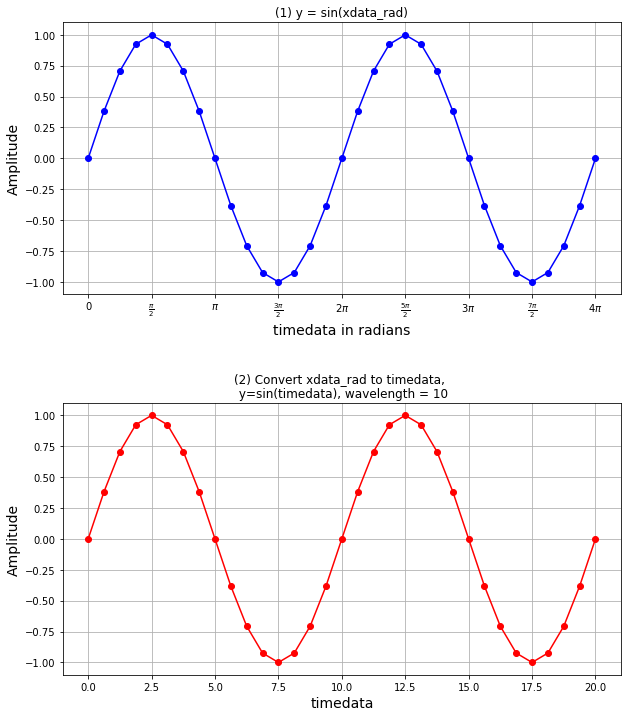

This chart was generated by the following Python code:
# Instructions
# 1)-1 Generate data array xdata_rad= from 0 to 4*pi, pi/8 step. Assume unit of this axis is radian
# 1)-2 plot ydata=sin(xdata_rad) as a function of xdata_rad.

# 2)-1 Convert radians to time. Assume you have 2*pi (1 cycle) in 10 second, that means frequency is 0.1(Hz),
# 2)-2 plot ydata as a function of time

# 3) Set axes labels, ticks accordingly (refer attached pdf file)
# 4) Save figure as 'Task03-5_time_to_rad_sinewave_Yourname.pdf'
# 5) Submit both your source code and figure pdf file

#%%
import numpy as np
import matplotlib.pyplot as plt

xdata_rad = np.arange(0, 4*np.pi + 0.1, np.pi/8)
xdata_time = xdata_rad * 5/np.pi
ydata_amp = np.sin(xdata_rad)

# ticks用配列
xticks_rad = np.arange(0, 4*np.pi + 0.1, np.pi/2)   # pi/2の幅の目盛り(1)
xticks_tex = ['0', '$\\frac{\pi}{2}$', '$\pi$', '$\\frac{3\pi}{2}$', '$2\pi$', '$\\frac{5\pi}{2}$', '$3\pi$', '$\\frac{7\pi}{2}$', '$4\pi$']    #(1)
xticks_time = np.arange(0, 21, 2.5)
yticks = np.arange(-1.00, 1.01, 0.25)

fig = plt.figure(figsize=(10, 12))
plt.subplots_adjust(wspace=0.2, hspace=0.4)

ax1 = plt.subplot(2,1,1)
ax1.set_title('(1) y = sin(xdata_rad)')
ax1.set_xlabel('timedata in radians', fontsize = 14)
ax1.set_ylabel('Amplitude', fontsize = 14)
ax1.set_xticks(xticks_rad, xticks_tex)
ax1.set_yticks(yticks)
ax1.grid()
ax1.plot(xdata_rad, ydata_amp, color = 'b', marker = 'o')
5
ax2 = plt.subplot(2,1,2)
ax2.set_title('(2) Convert xdata_rad to timedata, \n y=sin(timedata), wavelength = 10')
ax2.set_xlabel('timedata', fontsize = 14)
ax2.set_ylabel('Amplitude', fontsize = 14)
ax2.set_xticks(xticks_time)
ax2.set_yticks(yticks)
ax2.grid()
ax2.plot(xdata_time, ydata_amp, color = 'r', marker = 'o')

# %%
